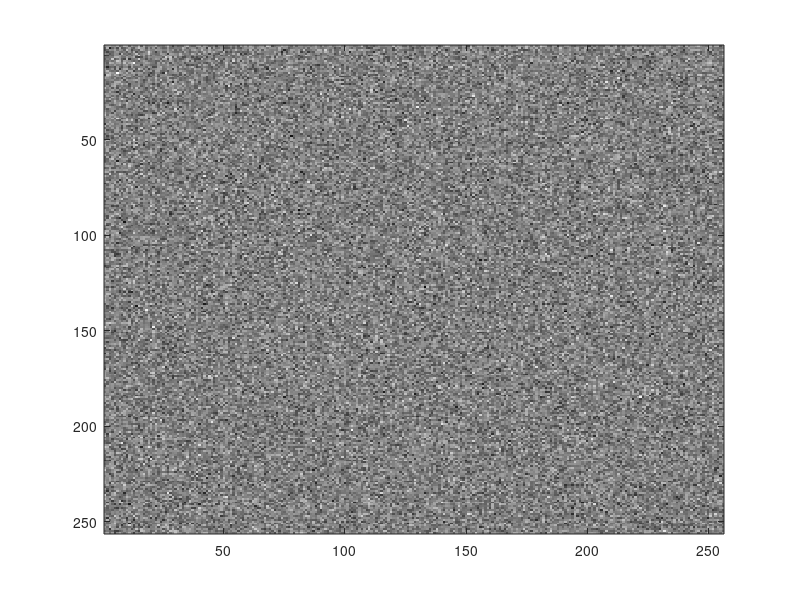

Here is the MATLAB script that generated this plot: (Note: this script raises an error after producing the figure.)
function FFTApplication

% Generate 2-D complex white Gaussian image object
N = 256;
complexGaussian = randn(N) + 1i * randn(N);
realPart = real(complexGaussian);
complexPart = imag(complexGaussian);
raleighPart = abs(complexGaussian);
uniformPart = angle(complexGaussian);

imagesc(realPart);
colormap(gray(256));
pause;
imagesc(complexPart);
colormap(gray(256));
pause;
imagesc(raleighPart);
colormap(gray(256));
pause;
imagesc(uniformPart);
colormap(gray(256));
pause;

% Apply 2-D FFT to the complex Gaussian random field
realPartFFT = fft(complexGaussian);
imagesc(real(realPartFFT));
colormap(gray(256));
pause;

realPartFFTFFT = fft(realPartFFT);
imagesc(real(realPartFFTFFT));
colormap(gray(256));
pause;

% Apply the FFT of the images
for radius = 10:20:50
    Eucledian = EucledianFilter(256, radius);
    EucledianFFT = fft2(Eucledian);
    imagesc(real(EucledianFFT));
    colormap(gray(256));
    pause;

    CityBlock = CityBlockFilter(256, radius);
    CityBlockFFT = fft2(CityBlock);
    imagesc(real(CityBlockFFT));
    colormap(gray(256));
    pause;

    CheckerBoard = CheckerBoardFilter(256, radius);
    CheckerBoardFFT = fft2(CheckerBoard);
    imagesc(real(CheckerBoardFFT));
    colormap(gray(256));
    pause;
end

